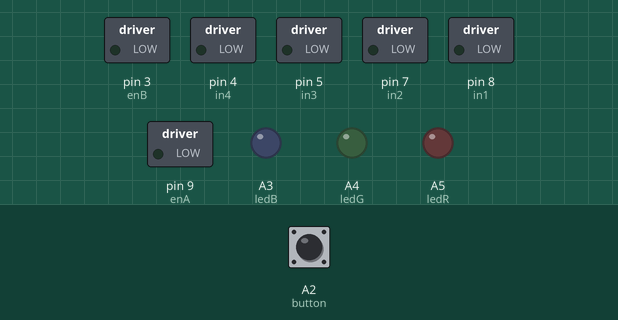
Recording of a sketch running on a simulated Arduino Uno, built with avr-gcc and run on an emulated ATmega328P. Shown: switched loads named in the sketch (green lamp = pin HIGH), output pins drawn as LEDs (lit = HIGH). The inputs (shaded band) are chosen by the test bench; at power-on: A2 (button) HIGH.

Above: at 0.1 s.
At 1.1 s:
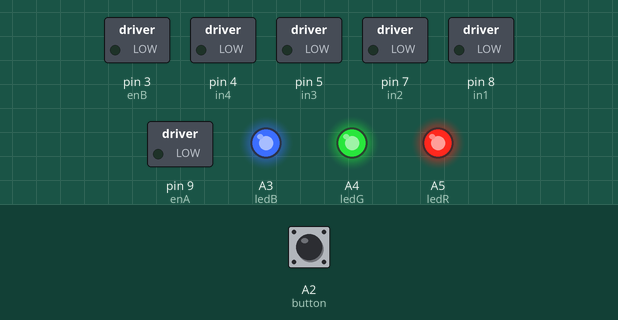
Timing chart, 0 to 2.6 s (numbered marks = the images above):
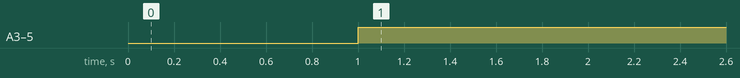

The sketch:

Main2.ino
```cpp
// Main 2!!!
// task 3

// LED
const int ledR = A5;
const int ledG = A4;
const int ledB = A3;

// Motor R connections
const int enA = 9;
const int in1 = 8;
const int in2 = 7;
// Motor L connections
const int enB = 3;
const int in3 = 5;
const int in4 = 4;

// IR
const int ir1a = A0;
const int ir1d = 10;
const int ir2a = A1;
const int ir2d = 11;

int value_1A0;
bool value_1D0;
int value_2A0;
bool value_2D0;

int irthreshold = 100;
int dthreshold = 20;
int status = 0;
int turn = 0;
int rtime = 2300;

// Ultrasonic
#include <NewPing.h>

int TRIGGER_PIN = 12;
int ECHO_PIN = 13;
int MAX_DISTANCE = 400;

NewPing sonar(TRIGGER_PIN, ECHO_PIN, MAX_DISTANCE);
int distance = 0;

// Button
const int button = A2;


void setup() {
  // put your setup code here, to run once:
  Serial.begin(2400);

  // LED
  pinMode(ledR, OUTPUT);
  pinMode(ledG, OUTPUT);
  pinMode(ledB, OUTPUT);

  // Motor Driver
  // Set all the motor control pins to outputs
  pinMode(enA, OUTPUT);
  pinMode(enB, OUTPUT);
  pinMode(in1, OUTPUT);
  pinMode(in2, OUTPUT);
  pinMode(in3, OUTPUT);
  pinMode(in4, OUTPUT);

  // Turn off motors - Initial state
  digitalWrite(in1, LOW);
  digitalWrite(in2, LOW);
  digitalWrite(in3, LOW);
  digitalWrite(in4, LOW);

  // IR
  pinMode(ir1a, INPUT);
  pinMode(ir1d, INPUT);
  pinMode(ir2a, INPUT);
  pinMode(ir2d, INPUT);

  //
  led(ledR, HIGH);
  led(ledG, HIGH);
  led(ledB, HIGH);

  while (digitalRead(button) == 0) {
  }
  led(ledR, LOW);
  led(ledG, LOW);
  led(ledB, LOW);
  delay(1000);
}

void loop() {
  // put your main code here, to run repeatedly:

  // value_1A0 = analogRead(ir1a);
  // value_1D0 = digitalRead(ir1d);
  // value_2A0 = analogRead(ir2a);
  // value_2D0 = digitalRead(ir2d);
  // distance = sonar.ping_cm();

  // Serial.print("1 Analog: ");
  // Serial.print(value_1A0);
  // Serial.print(" Digital: ");
  // Serial.print(value_1D0);
  // Serial.print(" | 2 Analog: ");
  // Serial.print(value_2A0);
  // Serial.print(" Digital: ");
  // Serial.print(value_2D0);
  // Serial.print(" | button: ");
  // Serial.print(digitalRead(button));
  // Serial.print(" | distance: ");
  // Serial.print(distance);
  // Serial.println();

  // if (value_1A0 > 512) {
  //   led(ledR, HIGH);
  // } else {
  //   led(ledR, LOW);
  // }

  // if (value_2A0 > 512) {
  //   led(ledG, HIGH);
  // } else {
  //   led(ledG, LOW);
  // }

  // if (distance < 12) {
  //   led(ledB, HIGH);
  // } else {
  //   led(ledB, LOW);
  // }

  while (digitalRead(button) == 0) {
    distance = sonar.ping_cm();

    if ((distance < dthreshold) && (distance > 0)){
      if ((turn % 2) == 0){
        motor(150, -150);
      } else {
        motor(-150, 150);
      }
      delay(50);
      status = 1;
    } else {
      if (status == 1){
        turn += 1;
      }
      if ((analogRead(ir1a) <= irthreshold) && (analogRead(ir2a) <= irthreshold)) {
        led(ledR, HIGH);
        led(ledG, LOW);
        led(ledB, LOW);
        motor(150, 150);
      } else if ((analogRead(ir1a) > irthreshold) && (analogRead(ir2a) <= irthreshold)) {
          led(ledR, LOW);
          led(ledG, HIGH);
          led(ledB, LOW);
          motor(-150, 120);
      } else if ((analogRead(ir1a) <= irthreshold) && (analogRead(ir2a) > irthreshold)) {
          led(ledR, LOW);
          led(ledG, HIGH);
          led(ledB, LOW);
          motor(120, -150);
      }
      status = 0;
    }
    delay(5);

  }
  motor(0, 0);
  while (digitalRead(button) == 1) {
    led(ledR, HIGH);
    led(ledG, HIGH);
    led(ledB, HIGH);
  }
  while (digitalRead(button) == 0) {
  }
  led(ledR, LOW);
  led(ledG, LOW);
  led(ledB, LOW);
  delay(1000);
}

void motor(int L, int R) {
  // motor speed (+-ve)
  if (L > 0) {
    analogWrite(enB, L);
    digitalWrite(in3, HIGH);
    digitalWrite(in4, LOW);
  }
  if (L < 0) {
    analogWrite(enB, (-1) * L);
    digitalWrite(in3, LOW);
    digitalWrite(in4, HIGH);
  }
  if (L == 0) {
    digitalWrite(in3, LOW);
    digitalWrite(in4, LOW);
  }

  if (R > 0) {
    analogWrite(enA, R);
    digitalWrite(in1, LOW);
    digitalWrite(in2, HIGH);
  }
  if (R < 0) {
    analogWrite(enA, (-1) * R);
    digitalWrite(in1, HIGH);
    digitalWrite(in2, LOW);
  }
  if (R == 0) {
    digitalWrite(in1, LOW);
    digitalWrite(in2, LOW);
  }
}

void led(int port, int on) {
  // turn LED on/off
  digitalWrite(port, on);
}
```

Measured:
- by itself, A3 (ledB), A4 (ledG), A5 (ledR): LOW → HIGH at 1.0 s
